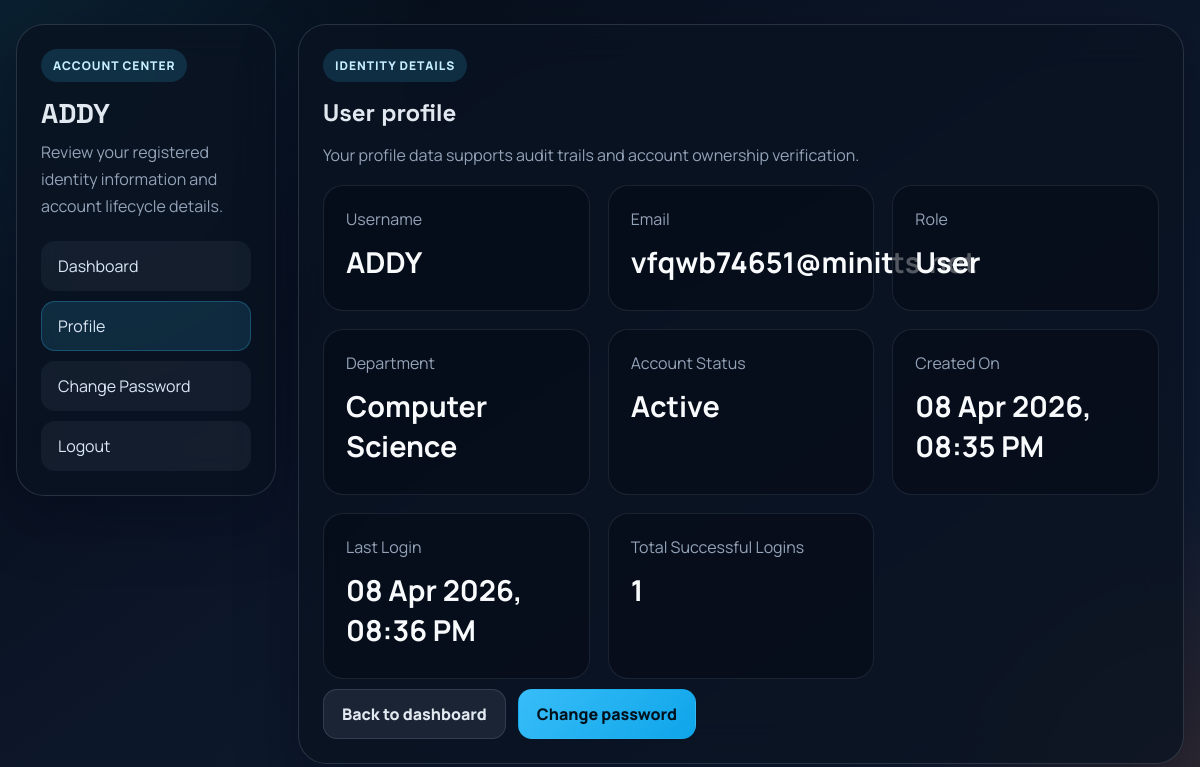
Screenshot of /profile (signed in) with the database file from the repository.
### models.py (models this page shows)
class User(db.Model):
    __tablename__ = "user"
    id = db.Column(db.Integer, primary_key=True)
    username = db.Column(db.String(100), unique=True, nullable=False)
    email = db.Column(db.String(120), nullable=True)
    password = db.Column(db.String(200), nullable=False)
    role = db.Column(db.String(50), nullable=False)
    department = db.Column(db.String(120), default="General", nullable=False)
    is_active = db.Column(db.Boolean, default=True, nullable=False)
    failed_attempts = db.Column(db.Integer, default=0, nullable=False)
    login_count = db.Column(db.Integer, default=0, nullable=False)
    created_at = db.Column(db.DateTime, default=utc_now, nullable=False)
    last_login_at = db.Column(db.DateTime, nullable=True)
    locked_until = db.Column(db.DateTime, nullable=True)

### app.py (the view)
@app.route("/profile")
@login_required
def profile():
    return render_template("profile.html", user=g.current_user)

### app.py (called while the page is built, shortened)
@app.before_request
def load_user():
    user_id = session.get("user_id")
    g.current_user = db.session.get(User, user_id) if user_id else None

@app.context_processor
def inject_template_data():
    return {
        "project_name": "SmartIAM",
        "current_year": datetime.now().year,
    }

@app.template_filter("format_datetime")
def format_datetime(value):
    if not value:
        return "Never"
    return value.strftime("%d %b %Y, %I:%M %p") if hasattr(value, "strftime") else str(value)

def login_required(view):
    @wraps(view)
    def wrapped_view(*args, **kwargs):
        if not g.current_user:
            flash("Please login to continue.", "warning")
            return redirect(url_for("login"))
        if not g.current_user.is_active:
            session.clear()
            flash("Your account is inactive. Please contact the administrator.", "danger")
            return redirect(url_for("login"))
        return view(*args, **kwargs)
    return wrapped_view

### templates/profile.html (shortened to what this page needs)
{% extends "base.html" %}
{% block content %}
<section class="app-shell">
    <aside class="sidebar panel">
        <div class="brand-block">
            <span class="eyebrow">Account Center</span>
            <h2>{{ user.username }}</h2>
            <p>Review your registered identity information and account lifecycle details.</p>
        </div>
        <nav class="nav-links">
            <a href="{{ url_for('dashboard') }}">Dashboard</a>
            <a class="active" href="{{ url_for('profile') }}">Profile</a>
            <a href="{{ url_for('change_password') }}">Change Password</a>
            <a href="{{ url_for('logout') }}">Logout</a>
        </nav>
    </aside>
    <div class="dashboard-main">
        <section class="profile-panel">
            <span class="eyebrow">Identity Details</span>
            <h2>User profile</h2>
            <p>Your profile data supports audit trails and account ownership verification.</p>
            <div class="profile-grid">
                <div class="info-card">
                    <span>Username</span>
                    <strong>{{ user.username }}</strong>
                </div>
                <div class="info-card">
                    <span>Email</span>
                    <strong>{{ user.email or 'Not provided' }}</strong>
                </div>
                <div class="info-card">
                    <span>Role</span>
                    <strong>{{ user.role|title }}</strong>
                </div>
                <div class="info-card">
                    <span>Department</span>
                    <strong>{{ user.department }}</strong>
                </div>
                <div class="info-card">
                    <span>Account Status</span>
                    <strong>{% if user.is_active %}Active{% else %}Suspended{% endif %}</strong>
                </div>
                <div class="info-card">
                    <span>Created On</span>
                    <strong>{{ user.created_at|format_datetime }}</strong>
                </div>
                <div class="info-card">
                    <span>Last Login</span>
                    <strong>{{ user.last_login_at|format_datetime }}</strong>
                </div>
                <div class="info-card">
                    <span>Total Successful Logins</span>
                    <strong>{{ user.login_count or 0 }}</strong>
                </div>
            </div>
            <div class="button-row">
                <a class="btn btn-secondary" href="{{ url_for('dashboard') }}">Back to dashboard</a>
                <a class="btn btn-primary" href="{{ url_for('change_password') }}">Change password</a>
            </div>
        </section>
    </div>
</section>
{% endblock %}

### static/app.css (style rules this page uses)
:root { --bg: #07111f; --bg-soft: #101f35; --panel: rgba(9, 18, 33, 0.78); --panel-solid: #0d1728; --panel-light: #f8fafc; --line: rgba(148, 163, 184, 0.22); --text: #e2e8f0; --text-soft: #94a3b8; --text-dark: #0f172a; --primary: #38bdf8; --primary-soft: rgba(56, 189, 248, 0.16); --success: #22c55e; --warning: #f59e0b; --danger: #ef4444; --accent: #f97316; --shadow: 0 24px 60px rgba(2, 6, 23, 0.35); --radius-xl: 28px; --radius-lg: 20px; --radius-md: 14px; }
* { box-sizing: border-box; }
body { margin: 0; min-height: 100vh; font-family: "Manrope", sans-serif; color: var(--text); background: radial-gradient(circle at top left, rgba(56, 189, 248, 0.12), transparent 30%), radial-gradient(circle at bottom right, rgba(249, 115, 22, 0.14), transparent 22%), linear-gradient(145deg, #040b15 0%, #0c1628 45%, #111f36 100%); }
a { color: inherit; }
.hero-panel, .auth-card, .panel, .table-panel, .chart-panel, .profile-panel { background: var(--panel); border: 1px solid var(--line); border-radius: var(--radius-xl); box-shadow: var(--shadow); backdrop-filter: blur(20px); }
.eyebrow { display: inline-flex; align-items: center; gap: 8px; padding: 8px 12px; border-radius: 999px; background: var(--primary-soft); color: #c7f0ff; font-size: 12px; font-weight: 800; letter-spacing: 0.08em; text-transform: uppercase; }
.hero-panel h1, .auth-card h1, .section-title h2, .profile-panel h2, .dashboard-title h1 { margin: 18px 0 12px; font-family: "Space Grotesk", sans-serif; font-weight: 700; line-height: 1.08; }
.hero-panel p, .auth-card p, .panel p, .profile-panel p, .table-panel p { color: var(--text-soft); line-height: 1.7; }
.button-row { display: flex; gap: 12px; flex-wrap: wrap; margin-top: 10px; }
.btn, .ghost-link { display: inline-flex; align-items: center; justify-content: center; gap: 8px; text-decoration: none; font-weight: 800; border-radius: 14px; padding: 13px 18px; border: 1px solid transparent; cursor: pointer; transition: transform 0.2s ease, opacity 0.2s ease, border-color 0.2s ease; }
.btn-primary { background: linear-gradient(135deg, #38bdf8, #0ea5e9); color: #03111d; }
.btn-secondary { background: rgba(148, 163, 184, 0.12); color: #e2e8f0; border-color: rgba(148, 163, 184, 0.2); }
.app-shell { display: grid; grid-template-columns: 260px 1fr; gap: 22px; align-items: start; }
.sidebar { position: sticky; top: 22px; padding: 24px; }
.brand-block h2 { margin: 14px 0 8px; font-family: "Space Grotesk", sans-serif; font-size: 1.7rem; }
.brand-block p { margin: 0 0 20px; }
.nav-links { display: grid; gap: 10px; }
.nav-links a { padding: 13px 16px; text-decoration: none; border-radius: 14px; color: #dce7f5; background: rgba(148, 163, 184, 0.08); border: 1px solid transparent; }
.nav-links a.active, .nav-links a:hover { border-color: rgba(56, 189, 248, 0.28); background: rgba(56, 189, 248, 0.14); }
.dashboard-main { display: grid; gap: 22px; }
.panel, .table-panel, .chart-panel, .profile-panel { padding: 24px; }
.metrics-grid, .content-grid, .summary-grid, .profile-grid { display: grid; gap: 18px; }
.metric-card, .info-card { padding: 22px; border-radius: 20px; background: rgba(6, 12, 24, 0.68); border: 1px solid rgba(148, 163, 184, 0.15); }
.metric-card span, .info-card span, .table-kicker, .muted { color: var(--text-soft); }
.metric-card strong, .info-card strong { display: block; margin-top: 12px; color: #f8fafc; font-size: 1.8rem; }
.profile-grid { grid-template-columns: repeat(auto-fit, minmax(220px, 1fr)); }
.profile-panel strong { color: #f8fafc; display: block; margin-bottom: 6px; }

### rows the page displays
User: username "ADDY", email "vfqwb74651@minitts.net", role "User", department "Computer Science", created_at "08 Apr 2026, 08:35 PM", last_login_at "08 Apr 2026, 08:36 PM", login_count "1"
